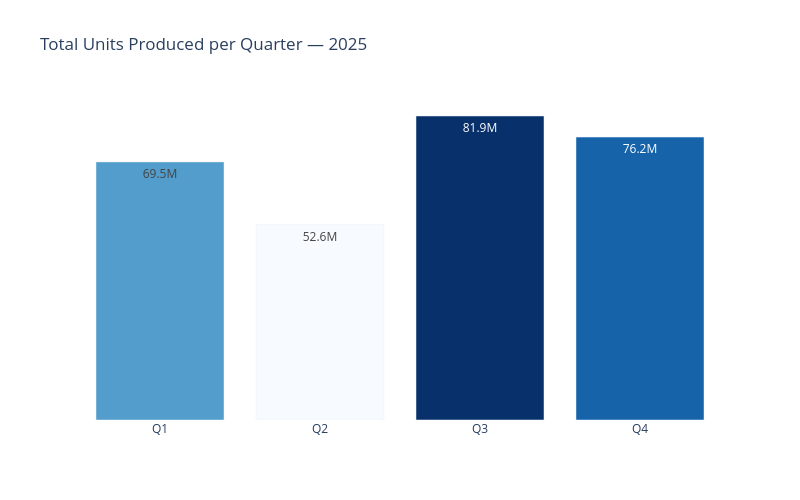

The notebook cell saved with this chart:
### Code cell
fig = px.bar(
    df_quarterly,
    x='quarter_label',
    y='quarter_output',
    title='Total Units Produced per Quarter — 2025',
    height=500,
    width=800,
    labels={
        'quarter_label': '',
        'quarter_output': 'Total Units Produced'
    },
    text=df_quarterly['quarter_output'].apply(lambda x: f"{x/1e6:.1f}M"),
    color='quarter_output',
    color_continuous_scale='Blues'
)

fig.update_traces(
    textposition='auto',
    insidetextanchor='end'
)

fig.update_layout(
    plot_bgcolor='white',
    coloraxis_showscale=False,
    yaxis=dict(showticklabels=False, showgrid=False, title='')
)

fig.show()

### Figure 1 — Plotly figure (JSON) as saved in the notebook; plotly's stock layout.template omitted (floating-point values rounded to 4 significant figures)
{"data": [{"hovertemplate": "=%{x}<br>Total Units Produced=%{marker.color}<br>text=%{text}<extra></extra>", "insidetextanchor": "end", "legendgroup": "", "marker": {"color": [69500000.0, 52590000.0, 81870000.0, 76190000.0], "coloraxis": "coloraxis", "pattern": {"shape": ""}}, "name": "", "orientation": "v", "showlegend": false, "text": ["69.5M", "52.6M", "81.9M", "76.2M"], "textposition": "auto", "type": "bar", "x": ["Q1", "Q2", "Q3", "Q4"], "xaxis": "x", "y": [69500000.0, 52590000.0, 81870000.0, 76190000.0], "yaxis": "y"}], "layout": {"barmode": "relative", "coloraxis": {"colorbar": {"title": {"text": "Total Units Produced"}}, "colorscale": [[0, "rgb(247,251,255)"], [0.125, "rgb(222,235,247)"], [0.25, "rgb(198,219,239)"], [0.375, "rgb(158,202,225)"], [0.5, "rgb(107,174,214)"], [0.625, "rgb(66,146,198)"], [0.75, "rgb(33,113,181)"], [0.875, "rgb(8,81,156)"], [1, "rgb(8,48,107)"]], "showscale": false}, "height": 500, "legend": {"tracegroupgap": 0}, "plot_bgcolor": "white", "title": {"text": "Total Units Produced per Quarter — 2025"}, "width": 800, "xaxis": {"anchor": "y", "domain": [0, 1], "title": {"text": ""}}, "yaxis": {"anchor": "x", "domain": [0, 1], "showgrid": false, "showticklabels": false, "title": {"text": ""}}}}
